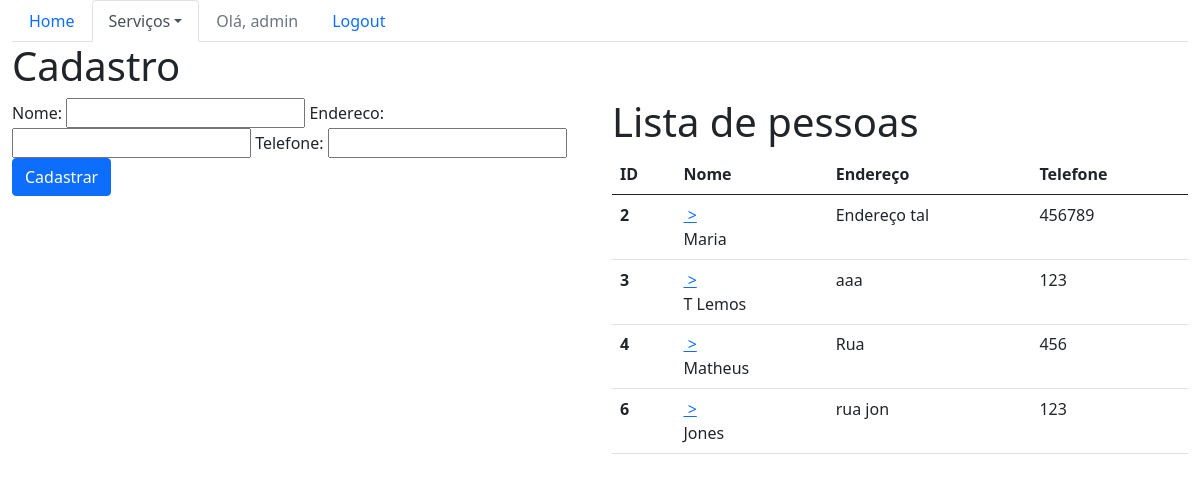
Screenshot of /sistema/pessoas/ (signed in) with the database file from the repository.
### core/models.py (models this page shows, shortened)
class Pessoa(models.Model):
    nome = models.CharField(max_length=100)
    endereco = models.CharField(max_length=200)
    telefone = models.CharField(max_length=20)

### core/views.py (the view)
# urls.py: path("pessoas/", lista_pessoas ,name='core_lista_pessoas'),
@login_required
def lista_pessoas(request):
    pessoas = Pessoa.objects.all()
    form = PessoaForm()
    return render(request, 'core/lista_pessoas.html', {'pessoas': pessoas, 'form': form})

### core/forms.py
class PessoaForm(ModelForm):
    class Meta:
        model = Pessoa
        fields = '__all__'

### core/templates/core/lista_pessoas.html (shortened to what this page needs)
{% extends 'base.html' %}
{% load bootstrap %}
{%block menu%}
    <ul class="nav nav-tabs">
        <li class="nav-item">
          <a class="nav-link " href="{% url 'core_home' %}">Home</a>
        </li>
        <li class="nav-item dropdown">
          <a class="nav-link dropdown-toggle active" data-toggle="dropdown" href="#" role="button" aria-haspopup="true" aria-expanded="false">Serviços</a>
        </li>
        {%if user.is_authenticated %}
        <li class="nav-item ">
          <a class="nav-link disabled" href="">Olá, {{user}}</a>
        </li>
        <li class="nav-item">
          <a class="nav-link" href="{% url 'logout' %}">Logout</a>
        </li>
        {% else %}
        <li class="nav-item">
          <a class="nav-link" href="{% url 'login' %}">Login</a>
        </li>
        {% endif %}
    </ul>
{%endblock%}
{%block main%}
<div class="row">
    <div class="col-sm-6">
        <h1> Cadastro</h1>
    </div>
</div>
<div class="row">
    <div class="col-sm-6">
        <form action="{% url 'core_pessoa_novo' %}" method="POST">
            {{form | bootstrap}}
    <br>
        <button type="submit" class="btn btn-primary">Cadastrar</button>
        </form>
    </div>
    <div class="col-sm-6">
        <h1>Lista de pessoas</h1>
        <table class="table">
            <thead class= "thead-dark">
              <tr>
                <th scope="col">ID</th>
                <th scope="col">Nome</th>
                <th scope="col">Endereço</th>
                <th scope="col">Telefone</th>
              </tr>
            </thead>
            <tbody>
                {% for pessoa in pessoas %}
              <tr>
                <th scope="row" >{{pessoa.id}}</th>
                <td><a href="{% url 'core_pessoa_update' pessoa.id %}" style="display:block;">&nbsp;></a>{{pessoa.nome}}</td>
                <td>{{pessoa.endereco}}</td>
                <td>{{pessoa.telefone}}</td>
              </tr>
              <tr>
                {%endfor%}
            </tbody>
          </table>
    </div>
</div>
{% endblock %}

### rows the page displays
Pessoa: id "2", nome "Maria", endereco "Endereço tal", telefone "456789"
Pessoa: id "3", nome "T Lemos", endereco "aaa", telefone "123"
Pessoa: id "4", nome "Matheus", endereco "Rua", telefone "456"
Pessoa: id "6", nome "Jones", endereco "rua jon", telefone "123"

### other values shown
{{ user }} "admin"
